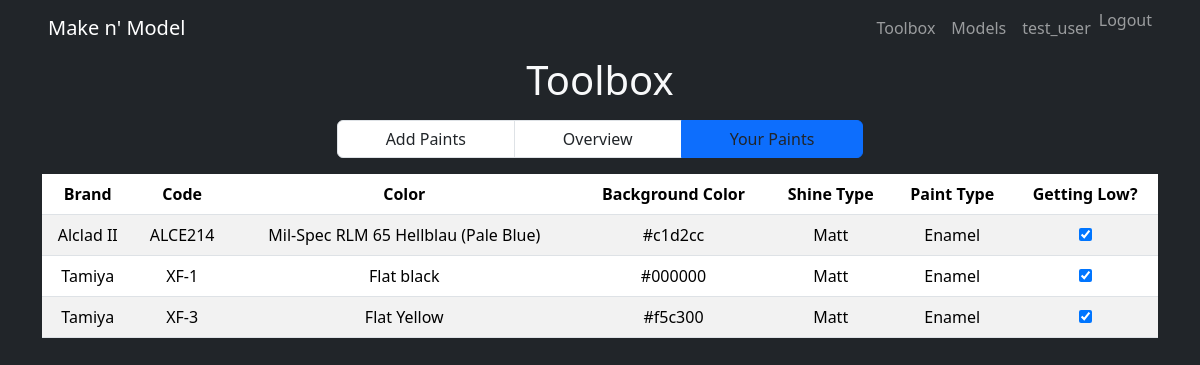
Page /toolbox/your-paints (signed in) on the committed database.
### tables this page shows
CREATE TABLE user_paints(
    username VARCHAR(256),
    unique_paint_identifier INTEGER,
    need_restock BOOLEAN,
    FOREIGN KEY (username) REFERENCES users(username) ON DELETE CASCADE,
    FOREIGN KEY (unique_paint_identifier) REFERENCES paints(unique_paint_identifier) ON DELETE CASCADE,
    PRIMARY KEY (username, unique_paint_identifier)
);

CREATE TABLE paints(
    brand VARCHAR(50),
    paint_name VARCHAR(50),
    unique_paint_identifier INTEGER PRIMARY KEY AUTOINCREMENT,
    paint_code VARCHAR(256),
    background_color VARCHAR(12),
    shine_type VARCHAR(20),
    paint_type VARCHAR(20)
);

### makenmodel/views/toolbox.py (the view)
@makenmodel.app.route('/toolbox/your-paints')
def show_your_paints():
    connection = makenmodel.model.get_db()
    logname = flask.session['username']
    context = {}
    context['logname'] = logname
    cur = connection.execute(
        "SELECT p.*, up.need_restock, up.unique_paint_identifier FROM user_paints up "
        "JOIN paints p ON up.unique_paint_identifier = p.unique_paint_identifier "
        "WHERE up.username = ?",
        (logname,)
    )
    paint_details = cur.fetchall()
    context['paint_details'] = paint_details
    return flask.render_template('your_paints.html', **context)

### makenmodel/model.py (called while the page is built)
def dict_factory(cursor, row):
    return {col[0]: row[idx] for idx, col in enumerate(cursor.description)}

def get_db():
    if 'sqlite_db' not in flask.g:
        db_filename = makenmodel.app.config['DATABASE_FILENAME']
        flask.g.sqlite_db = sqlite3.connect(str(db_filename))
        flask.g.sqlite_db.row_factory = dict_factory
        flask.g.sqlite_db.execute("PRAGMA foreign_keys = ON")
    return flask.g.sqlite_db

### makenmodel/templates/your_paints.html (shortened to what this page needs)
{% extends 'base.html' %}
{% set full_nav = True %}
{% block body_class %}single-dark-background{% endblock %}
{% block content %}
<div class="container text-center">
    <h1 class="text-light">Toolbox</h1>
    <nav class='d-flex justify-content-center mt-3' aria-label="...">
        <ul class="pagination">
            <li class="page-item"><a href="{{ url_for('show_add_paints') }}" class="page-link px-5 text-dark">Add Paints</a></li>
            <li class="page-item"><a href="{{ url_for('show_toolbox') }}" class="page-link px-5 text-dark">Overview</a></li>
            <li class="page-item active"><a href="{{ url_for('show_your_paints') }}" class="page-link px-5 text-dark">Your Paints</a></li>
        </ul>
    </nav>
</div>
<div class="container">
    <table class="table table-striped">
        <thead>
            <tr>
                <th scope="col" class="text-center">Brand</th>
                <th scope="col" class="text-center">Code</th>
                <th scope="col" class="text-center">Color</th>
                <th scope="col" class="text-center">Background Color</th>
                <th scope="col" class="text-center">Shine Type</th>
                <th scope="col" class="text-center">Paint Type</th>
                <th scope="col" class="text-center">Getting Low?</th>
            </tr>
        </thead>
        <tbody>
            {% for paint_info in paint_details %}
                <tr>
                    <td class="text-center">{{ paint_info['brand'] }}</td>
                    <td class="text-center">{{ paint_info['paint_code'] }}</td>
                    <td class="text-center">{{ paint_info['paint_name'] }}</td>
                    <td class="text-center">{{ paint_info['background_color'] }}</td>
                    <td class="text-center">{{ paint_info['shine_type'] }}</td>
                    <td class="text-center">{{ paint_info['paint_type'] }}</td>
                    <td class="text-center">
                        <input type="checkbox" name="getting_low_checkbox" id="checkbox-{{ paint_info['paint_code'] }}" class="getting-low-checkbox" data-id="{{ paint_info['unique_paint_identifier'] }}" {% if paint_info['need_restock'] %}checked{% endif %}>
                    </td>
                </tr>
            {% endfor %}
        </tbody>
    </table>
</div>
{% endblock %}

### makenmodel/templates/base.html (shortened to what this page needs)
<!DOCTYPE html>
<html lang="en">
<head>
    <link href="https://cdn.jsdelivr.net/npm/bootstrap@5.3.3/dist/css/bootstrap.min.css" rel="stylesheet">
    <link rel="stylesheet" href="https://cdn.jsdelivr.net/npm/bootstrap-icons@1.3.0/font/bootstrap-icons.css">
    <link rel="stylesheet" href="{{ url_for('static', filename='style.css') }}">
</head>
<body class='{% block body_class %}{% endblock %}'>
    {% if full_nav %}
        <nav class="navbar navbar-expand-sm bg-dark navbar-dark">
            <div class="container-fluid px-5">
                <a href="{{ url_for('show_index') }}" class="navbar-brand">Make n' Model</a>
                <div class="collapse navbar-collapse" id="navmenu">
                    <ul class="navbar-nav ms-auto">
                        <li class="nav-item">
                            <a id='tools_nav_button' href="{{ url_for('show_toolbox') }}" data-logged-in="{% if logname %}True{% else %}False{% endif %}" class="nav-link">Toolbox</a>
                        </li>
                        <li class="nav-item">
                            <a id='models_nav_button' href="#questions" data-logged-in="{% if logname %}True{% else %}False{% endif %}" class="nav-link">Models</a>
                        </li>
                        {% if logname %}
                        <li class="nav-item">
                            <a href="#Profile" class="nav-link">{{ logname }}</a>
                        </li>
                        <li class="nav-item">
                            <form action="{{ url_for('logout') }}" method="post"><button type='submit' class="nav-link" style="background:none;border: none;padding:0;">Logout</button></form>
                        </li>
                        {% else %}
                        <li class="nav-item">
                            <a class="btn btn-warning" href="{{ url_for('show_login')}}"- role="button">Login</a>
                        </li>
                        {% endif %}
                    </ul>
                </div>
            </div>
        </nav>
    {% endif %}
    {% block content %}{% endblock %}
</body>
</html>

### makenmodel/static/style.css (style rules this page uses)
.single-dark-background { background-color: #212529; }

### rows in the picture
user_paints: brand "Alclad II", paint_code "ALCE214", paint_name "Mil-Spec RLM 65 Hellblau (Pale Blue)", background_color "#c1d2cc", shine_type "Matt", paint_type "Enamel", need_restock "☑"
user_paints: brand "Tamiya", paint_code "XF-1", paint_name "Flat black", background_color "#000000", shine_type "Matt", paint_type "Enamel", need_restock "☑"
user_paints: brand "Tamiya", paint_code "XF-3", paint_name "Flat Yellow", background_color "#f5c300", shine_type "Matt", paint_type "Enamel", need_restock "☑"

### other values in the picture
{{ logname }} "test_user"
